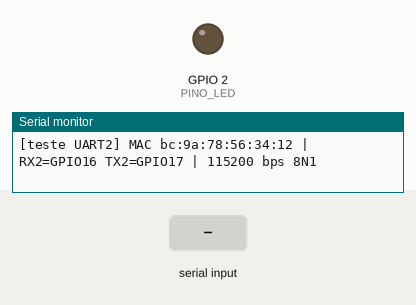
Recording of a sketch running on a simulated ESP32. Parts: output pins drawn as LEDs (lit = HIGH), the last lines printed to the serial monitor. Inputs (shaded band) come from the test bench. The modem accepts every AT command (registered, SIM ready, sends succeed) and sends nothing else.

Above: at 1.7 s.
1.8 s: "z" received over Serial
At 3.1 s:
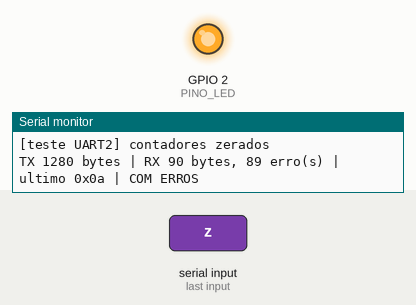
Timing chart, 0 to 10.8 s (numbered marks = the images above; inputs shaded):
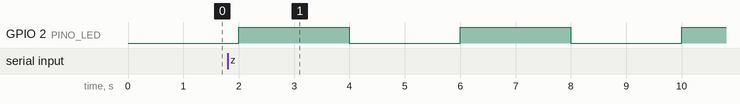

The sketch:

teste_uart.ino
```cpp
/*
 * teste_uart.ino — teste da UART2 sem criptografia.
 *
 * A mesma versão é gravada nas duas placas. Cada placa:
 *  - envia continuamente pela UART2 a sequência de bytes 0x00, 0x01, ..., 0xFF,
 *    0x00, ... (todos os valores possíveis, inclusive 0xAA);
 *  - lê a UART2 e confere se cada byte recebido é o sucessor do anterior;
 *  - a cada 2 segundos mostra no Monitor Serial quantos bytes enviou, quantos
 *    recebeu e quantos chegaram fora de sequência (erros).
 *
 * Ligações:
 *  - teste em uma placa (loopback): GPIO17 (TX2) ligado ao GPIO16 (RX2) da mesma placa;
 *  - teste entre placas: TX2 de uma no RX2 da outra, nos dois sentidos, e GND com GND.
 *
 * Enviar 'z' pelo Monitor Serial zera os contadores (útil depois de mexer nos fios).
 */
#include <Arduino.h>

static const int PINO_RX2 = 16;      // GPIO16: recebe
static const int PINO_TX2 = 17;      // GPIO17: transmite
static const int PINO_LED = 2;       // LED da placa, quando existir
static const uint32_t BAUD = 115200; // 8N1

static uint8_t proximoEnvio = 0;
static uint32_t enviados = 0, recebidos = 0, erros = 0;
static bool sincronizado = false;
static uint8_t esperado = 0;
static uint8_t ultimoRecebido = 0;

// MAC de fábrica (eFuse), usado para identificar qual placa está imprimindo.
static void imprimirMac() {
  uint64_t mac = ESP.getEfuseMac();
  for (int i = 0; i < 6; i++)
    Serial.printf(i ? ":%02x" : "%02x", (unsigned)((mac >> (8 * i)) & 0xFF));
}

static void zerarContadores() {
  enviados = recebidos = erros = 0;
  sincronizado = false;
}

void setup() {
  Serial.begin(115200);                                     // Monitor Serial (USB)
  Serial2.begin(BAUD, SERIAL_8N1, PINO_RX2, PINO_TX2);      // UART2
  pinMode(PINO_LED, OUTPUT);
  delay(500);
  Serial.println();
  Serial.print("[teste UART2] MAC ");
  imprimirMac();
  Serial.printf(" | RX2=GPIO%d TX2=GPIO%d | %lu bps 8N1\n", PINO_RX2, PINO_TX2,
                (unsigned long)BAUD);
}

void loop() {
  static uint32_t ultimoEnvio = 0, ultimoRelatorio = 0;
  uint32_t agora = millis();

  // Envia um lote de 64 bytes a cada 10 ms (cerca de 55% da capacidade do canal)
  if (agora - ultimoEnvio >= 10) {
    ultimoEnvio = agora;
    uint8_t lote[64];
    for (int i = 0; i < 64; i++) lote[i] = proximoEnvio++;
    enviados += Serial2.write(lote, sizeof lote);
  }

  // Confere tudo o que chegou
  while (Serial2.available() > 0) {
    uint8_t b = (uint8_t)Serial2.read();
    recebidos++;
    if (sincronizado && b != esperado) erros++;
    sincronizado = true;
    esperado = (uint8_t)(b + 1);
    ultimoRecebido = b;
  }

  // Comandos pelo Monitor Serial
  while (Serial.available() > 0) {
    if (Serial.read() == 'z') {
      zerarContadores();
      Serial.println("[teste UART2] contadores zerados");
    }
  }

  // Relatório a cada 2 s; o LED pisca para mostrar que a placa está ativa
  if (agora - ultimoRelatorio >= 2000) {
    ultimoRelatorio = agora;
    digitalWrite(PINO_LED, !digitalRead(PINO_LED));
    if (recebidos == 0)
      Serial.printf("TX %lu bytes | RX: nada recebido no GPIO%d\n",
                    (unsigned long)enviados, PINO_RX2);
    else
      Serial.printf("TX %lu bytes | RX %lu bytes, %lu erro(s) | ultimo 0x%02x | %s\n",
                    (unsigned long)enviados, (unsigned long)recebidos, (unsigned long)erros,
                    ultimoRecebido, erros == 0 ? "OK" : "COM ERROS");
  }
}
```

Measured:
- by itself, GPIO 2 (PINO_LED): alternates HIGH for 2.0 s and LOW for 2.0 s
